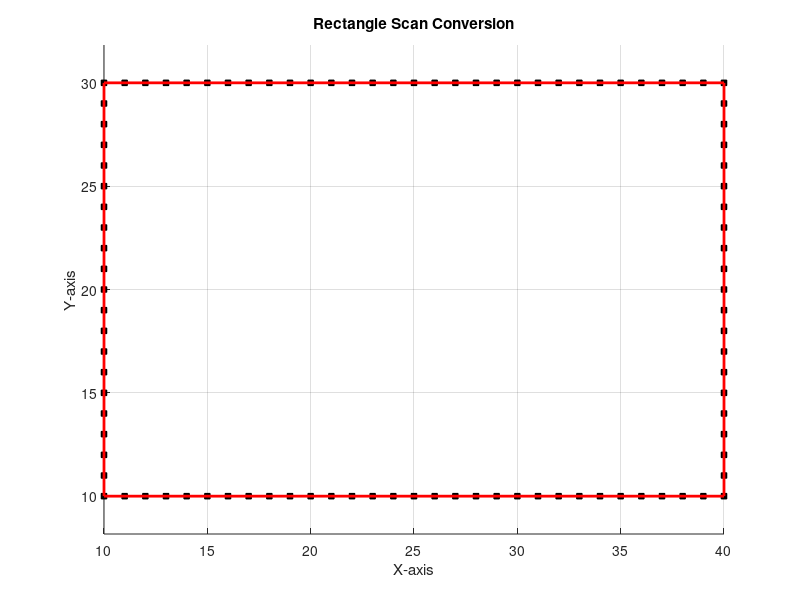

The MATLAB script that drew this image:
clc; clear; close all;

X1 = 10; Y1 = 10;
X2 = 40; Y2 = 30;

figure;
hold on;
grid on;
axis equal;
title('Rectangle Scan Conversion');
xlabel('X-axis');
ylabel('Y-axis');

X_VALS = [];
Y_VALS = [];

for X = X1:X2
    X_VALS = [X_VALS X X];
    Y_VALS = [Y_VALS Y1 Y2];
end

for Y = Y1+1:Y2-1
    X_VALS = [X_VALS X1 X2];
    Y_VALS = [Y_VALS Y Y];
end

plot(X_VALS, Y_VALS, 'ks', 'MarkerSize', 4, 'MarkerFaceColor', 'k');
plot([X1 X2 X2 X1 X1], [Y1 Y1 Y2 Y2 Y1], 'r-', 'LineWidth', 2);
